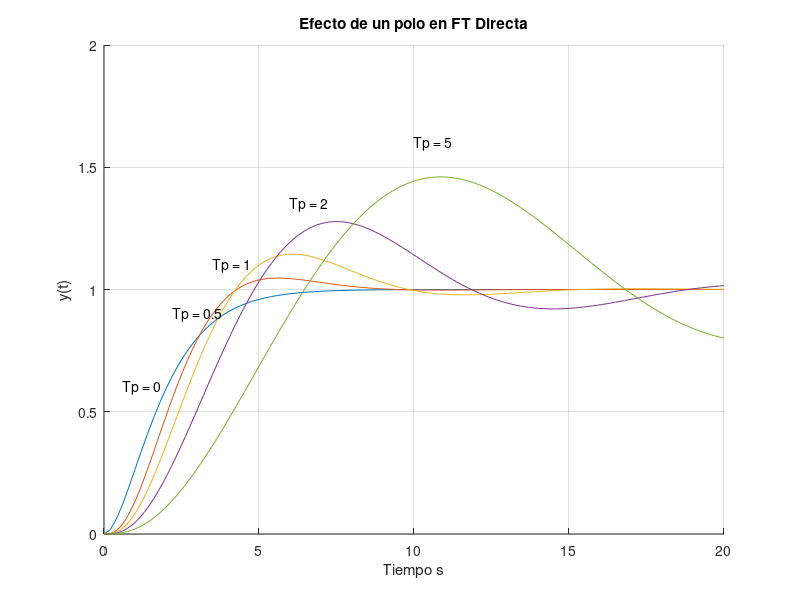
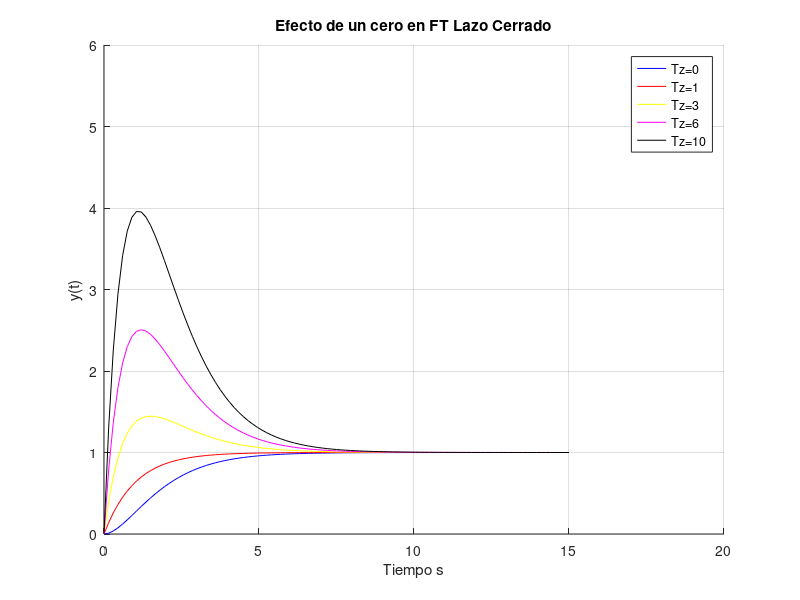

Reproduce these figures in MATLAB, in order.
% ejemplo que pasa si meto polos y ceros en lazo abierto.
% Polos en lazo abierto.
z = 1;
wn = 1;
%g = wn^2/(s*(s+2*z*wn))
%gc = 1/(1+Tp*s)
% valores de Tp
vTp=[0 0.5 1 2 5];
figure;
hold on;
for i=1:length(vTp)
    Tp=vTp(i);
    M=tf([wn^2],[Tp (1+2*z*wn*Tp) 2*z*wn wn^2]);
    [x,t]=step(M,20);
    plot(t,x)
end
ylim([0 2])
grid on
title('Efecto de un polo en FT Directa')
ylabel('y(t)')
xlabel('Tiempo s')
 
text(0.6,0.6,'Tp = 0')
text(2.2,0.9,'Tp = 0.5')
text(3.5,1.1,'Tp = 1')
text(6,1.35,'Tp = 2')
text(10,1.6,'Tp = 5')





% CASO 2 UN CERO EN LA FUNCIÓN DE TRANSFERENCIA DE LAZO CERRADO
% g(s) = wn^2/(s*(s+2*z*wn))
% gc(s) = (1+Tz*s)
wn=1; z=1;
% valores de Tp
vTz=[0 1 3 6 10];
for i=1:length(vTz)
    Tz=vTz(i);
    M=tf([wn^2*Tz wn^2],[1 2*z*wn wn^2]); %Lazo cerrado
   [x,t]=step(M,15);
    X{i}=x;
    T{i}=t;
end
figure; hold on;
plot(T{1},X{1},'b')
plot(T{2},X{2},'r')
plot(T{3},X{3},'y')
plot(T{4},X{4},'m')
plot(T{5},X{5},'k')
grid on; ylim([0 6])
title('Efecto de un cero en FT Lazo Cerrado')
ylabel('y(t)'); xlabel('Tiempo s')
legend('Tz=0','Tz=1','Tz=3','Tz=6','Tz=10')
